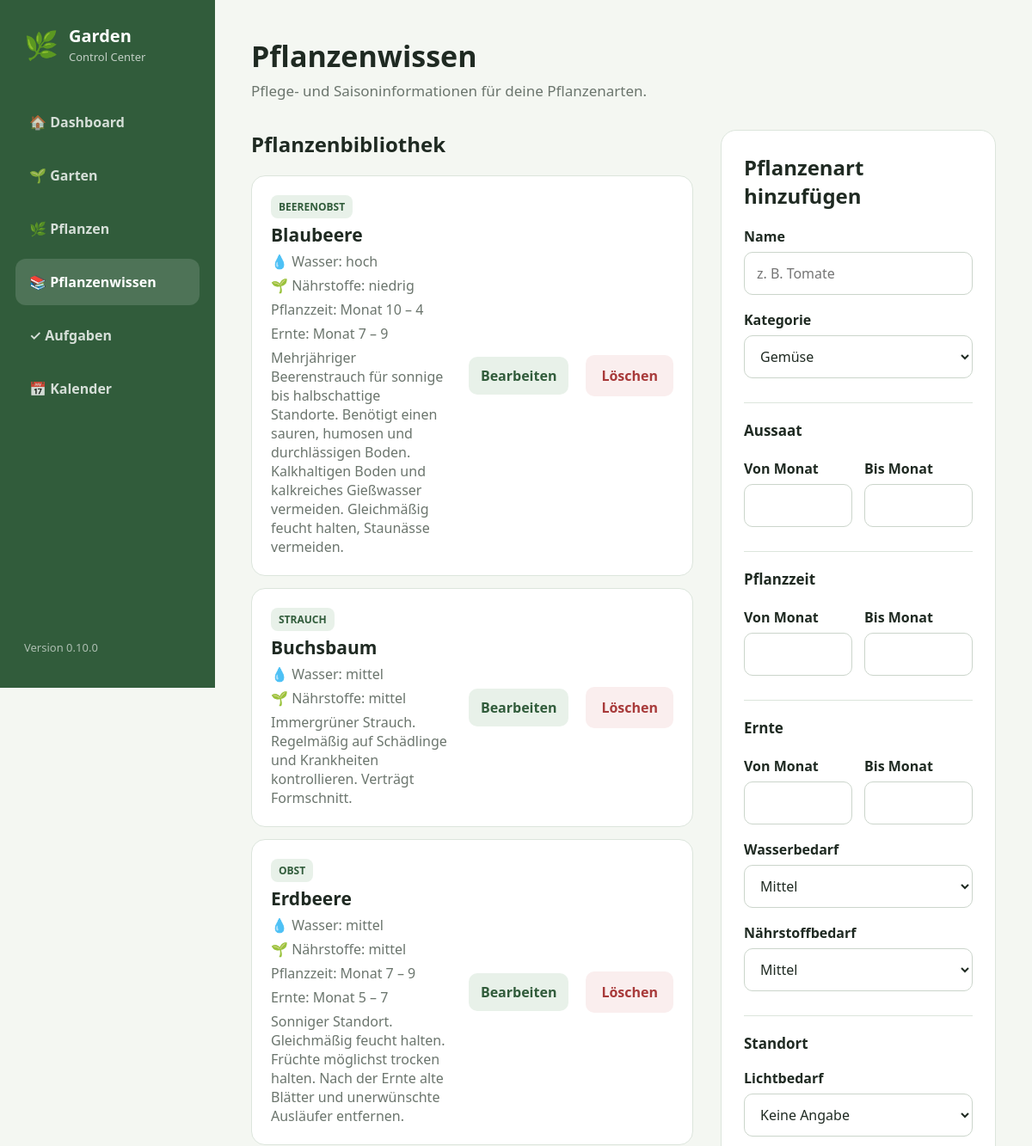
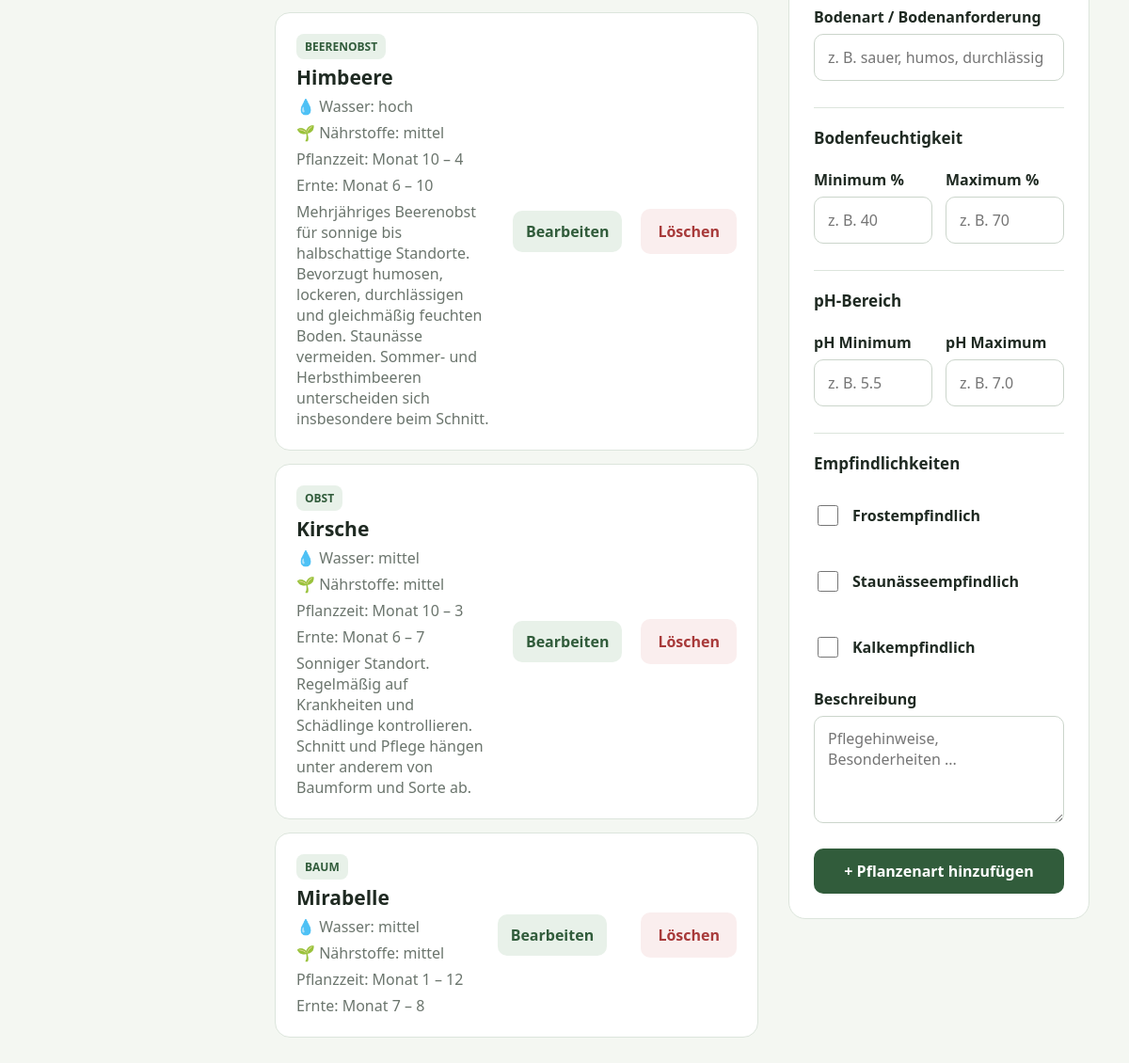
The app's page /plant-library with its own data (2 pictures, top to bottom).
### app/models/plant_species.py (models this page shows)
class PlantSpecies(Base):
    __tablename__ = "plant_species"
    id: Mapped[int] = mapped_column(
        Integer,
        primary_key=True,
        index=True,
    )
    name: Mapped[str] = mapped_column(
        String(100),
        nullable=False,
        unique=True,
    )
    category: Mapped[str] = mapped_column(
        String(50),
        nullable=False,
    )
    sowing_start: Mapped[int | None] = mapped_column(
        Integer,
        nullable=True,
    )
    sowing_end: Mapped[int | None] = mapped_column(
        Integer,
        nullable=True,
    )
    planting_start: Mapped[int | None] = mapped_column(
        Integer,
        nullable=True,
    )
    planting_end: Mapped[int | None] = mapped_column(
        Integer,
        nullable=True,
    )
    harvest_start: Mapped[int | None] = mapped_column(
        Integer,
        nullable=True,
    )
    harvest_end: Mapped[int | None] = mapped_column(
        Integer,
        nullable=True,
    )
    water_need: Mapped[str] = mapped_column(
        String(20),
        default="mittel",
        nullable=False,
    )
    nutrient_need: Mapped[str] = mapped_column(
        String(20),
        default="mittel",
        nullable=False,
    )
    light_requirement: Mapped[str | None] = mapped_column(
        String(30),
        nullable=True,
    )
    soil_type: Mapped[str | None] = mapped_column(
        String(100),
        nullable=True,
    )
    soil_moisture_min: Mapped[float | None] = mapped_column(
        Float,
        nullable=True,
    )
    soil_moisture_max: Mapped[float | None] = mapped_column(
        Float,
        nullable=True,
    )
    soil_ph_min: Mapped[float | None] = mapped_column(
        Float,
        nullable=True,
    )
    soil_ph_max: Mapped[float | None] = mapped_column(
        Float,
        nullable=True,
    )
    frost_sensitive: Mapped[bool] = mapped_column(
        Boolean,
        default=False,
        nullable=False,
    )
    waterlogging_sensitive: Mapped[bool] = mapped_column(
        Boolean,
        default=False,
        nullable=False,
    )
    lime_sensitive: Mapped[bool] = mapped_column(
        Boolean,
        default=False,
        nullable=False,
    )
    description: Mapped[str | None] = mapped_column(
        Text,
        nullable=True,
    )
    created_at: Mapped[datetime] = mapped_column(
        DateTime,
        default=datetime.now,
    )
    plants: Mapped[list["Plant"]] = relationship(
        back_populates="species",
    )
    care_rules: Mapped[list["CareRule"]] = relationship(
        back_populates="species",
    )

### app/routers/plant_library.py (the view)
@router.get("/plant-library", response_class=HTMLResponse)
async def plant_library(
    request: Request,
    db: Session = Depends(get_db),
):
    species = (
        db.query(PlantSpecies)
        .order_by(PlantSpecies.name)
        .all()
    )
    return templates.TemplateResponse(
        request=request,
        name="plant_library.html",
        context={
            "page": "plant_library",
            "app_name": APP_NAME,
            "version": APP_VERSION,
            "species": species,
        },
    )

### app/templates/plant_library.html (shortened to what this page needs)
{% extends "base.html" %}
{% block content %}
<header class="page-header">
            <div>
                <h1>Pflanzenwissen</h1>
                <p>
                    Pflege- und Saisoninformationen für
                    deine Pflanzenarten.
                </p>
            </div>
        </header>
        <section class="two-column">
            <div>
                <h2>Pflanzenbibliothek</h2>
                {% if species %}
                <div class="area-list">
                    {% for item in species %}
                    <article class="area-card">
                        <div class="area-info">
                            <span class="area-type">
                                {{ item.category }}
                            </span>
                            <h3>
                                {{ item.name }}
                            </h3>
                            <p>
                                💧 Wasser:
                                {{ item.water_need }}
                            </p>
                            <p>
                                🌱 Nährstoffe:
                                {{ item.nutrient_need }}
                            </p>
                            {% if item.planting_start %}
                            <p>
                                Pflanzzeit:
                                Monat {{ item.planting_start }}
                                –
                                {{ item.planting_end }}
                            </p>
                            {% endif %}
                            {% if item.harvest_start %}
                            <p>
                                Ernte:
                                Monat {{ item.harvest_start }}
                                –
                                {{ item.harvest_end }}
                            </p>
                            {% endif %}
                            {% if item.description %}
                            <p>
                                {{ item.description }}
                            </p>
                            {% endif %}
                        </div>
                        <a
                            href="/plant-library/{{ item.id }}/edit"
                            class="secondary-button"
                        >
                            Bearbeiten
                        </a>
                        <form
                            method="post"
                            action="/plant-library/{{ item.id }}/delete"
                            onsubmit="return confirm('Pflanzenart wirklich löschen?');"
                        >
                            <button
                                type="submit"
                                class="danger-button"
                            >
                                Löschen
                            </button>
                        </form>
                    </article>
                    {% endfor %}
                </div>
                {% endif %}
            </div>
            <div>
                <div class="form-card">
                    <h2>
                        Pflanzenart hinzufügen
                    </h2>
                    <form
                        method="post"
                        action="/plant-library"
                    >
                        <label>Name</label>
                        <input
                            name="name"
                            type="text"
                            placeholder="z. B. Tomate"
                            required
                        >
                        <label>Kategorie</label>
                        <select name="category">
                            <option>Gemüse</option>
                        </select>
                        <h3 class="form-section-title">
                            Aussaat
                        </h3>
                        <div class="form-row">
                            <div>
                                <label>Von Monat</label>
                                <input
                                    name="sowing_start"
                                    type="number"
                                    min="1"
                                    max="12"
                                >
                            </div>
                            <div>
                                <label>Bis Monat</label>
                                <input
                                    name="sowing_end"
                                    type="number"
                                    min="1"
                                    max="12"
                                >
                            </div>
                        </div>
                        <h3 class="form-section-title">
                            Pflanzzeit
                        </h3>
                        <div class="form-row">
                            <div>
                                <label>Von Monat</label>
                                <input
                                    name="planting_start"
                                    type="number"
                                    min="1"
                                    max="12"
                                >
                            </div>
                            <div>
                                <label>Bis Monat</label>
                                <input
                                    name="planting_end"
                                    type="number"
                                    min="1"
                                    max="12"
                                >
                            </div>
                        </div>
                        <h3 class="form-section-title">
                            Ernte
                        </h3>
                        <div class="form-row">
                            <div>
                                <label>Von Monat</label>
                                <input
                                    name="harvest_start"
                                    type="number"
                                    min="1"
                                    max="12"
                                >
                            </div>
                            <div>
                                <label>Bis Monat</label>
                                <input
                                    name="harvest_end"
                                    type="number"
                                    min="1"
                                    max="12"
                                >
                            </div>
                        </div>
                        <label>Wasserbedarf</label>
                        <select name="water_need">
                            <option value="mittel" selected>Mittel</option>
                        </select>
                        <label>Nährstoffbedarf</label>
                        <select name="nutrient_need">
                            <option value="mittel" selected>Mittel</option>
                        </select>
                        <h3 class="form-section-title">
                            Standort
                        </h3>
                        <label>
                            Lichtbedarf
                        </label>
                        <select name="light_requirement">
                            <option value="">
                                Keine Angabe
                            </option>
                        </select>
                        <label>
                            Bodenart / Bodenanforderung
                        </label>
                        <input
                            type="text"
                            name="soil_type"
                            placeholder="z. B. sauer, humos, durchlässig"
                        >
                        <h3 class="form-section-title">
                            Bodenfeuchtigkeit
                        </h3>
                        <div class="form-row">
                            <div>
                                <label>
                                    Minimum %
                                </label>
                                <input
                                    type="number"
                                    name="soil_moisture_min"
                                    min="0"
                                    max="100"
                                    step="0.1"
                                    placeholder="z. B. 40"
                                >
                            </div>
                            <div>
                                <label>
                                    Maximum %
                                </label>
                                <input
                                    type="number"
                                    name="soil_moisture_max"
                                    min="0"
                                    max="100"
                                    step="0.1"
                                    placeholder="z. B. 70"
                                >
                            </div>
                        </div>
                        <h3 class="form-section-title">
                            pH-Bereich
                        </h3>
                        <div class="form-row">
                            <div>
                                <label>
                                    pH Minimum
                                </label>
                                <input
                                    type="number"
                                    name="soil_ph_min"
                                    min="0"
                                    max="14"
                                    step="0.1"
                                    placeholder="z. B. 5.5"
                                >
                            </div>
                            <div>
                                <label>
                                    pH Maximum
                                </label>
                                <input
                                    type="number"
                                    name="soil_ph_max"
                                    min="0"
                                    max="14"
                                    step="0.1"
                                    placeholder="z. B. 7.0"
                                >
                            </div>
                        </div>
                        <h3 class="form-section-title">
                            Empfindlichkeiten
                        </h3>
                        <label class="checkbox-label">
                            <input
                                name="frost_sensitive"
                                type="checkbox"
                                value="true"
                            >
                            Frostempfindlich
                        </label>
                        <label class="checkbox-label">
                            <input
                                name="waterlogging_sensitive"
                                type="checkbox"
                                value="true"
                            >
                            Staunässeempfindlich
                        </label>
                        <label class="checkbox-label">
                            <input
                                name="lime_sensitive"
                                type="checkbox"
                                value="true"
                            >
                            Kalkempfindlich
                        </label>
                        <label>Beschreibung</label>
                        <textarea
                            name="description"
                            rows="4"
                            placeholder="Pflegehinweise, Besonderheiten ..."
                        ></textarea>
                        <button
                            type="submit"
                            class="primary-button"
                        >
                            + Pflanzenart hinzufügen
                        </button>
                    </form>
                </div>
            </div>
        </section>
{% endblock %}

### records on screen
PlantSpecies: category "BEERENOBST", name "Blaubeere", water_need "hoch", nutrient_need "niedrig", planting_start "10", planting_end "4", harvest_start "7", harvest_end "9", description "Mehrjähriger Beerenstrauch für sonnige bis halbschattige Standorte. Benötigt einen sauren, humosen und durchlässigen Boden. Kalkhaltigen Boden und kalkreiches Gießwasser vermeiden. Gleichmäßig feucht halten, Staunässe vermeiden."
PlantSpecies: category "STRAUCH", name "Buchsbaum", water_need "mittel", nutrient_need "mittel", description "Immergrüner Strauch. Regelmäßig auf Schädlinge und Krankheiten kontrollieren. Verträgt Formschnitt."
PlantSpecies: category "OBST", name "Erdbeere", water_need "mittel", nutrient_need "mittel", planting_start "7", planting_end "9", harvest_start "5", harvest_end "7", description "Sonniger Standort. Gleichmäßig feucht halten. Früchte möglichst trocken halten. Nach der Ernte alte Blätter und unerwünschte Ausläufer entfernen."
PlantSpecies: category "BEERENOBST", name "Himbeere", water_need "hoch", nutrient_need "mittel", planting_start "10", planting_end "4", harvest_start "6", harvest_end "10", description "Mehrjähriges Beerenobst für sonnige bis halbschattige Standorte. Bevorzugt humosen, lockeren, durchlässigen und gleichmäßig feuchten Boden. Staunässe vermeiden. Sommer- und Herbsthimbeeren unterscheiden sich insbesondere beim Schnitt."
PlantSpecies: category "OBST", name "Kirsche", water_need "mittel", nutrient_need "mittel", planting_start "10", planting_end "3", harvest_start "6", harvest_end "7", description "Sonniger Standort. Regelmäßig auf Krankheiten und Schädlinge kontrollieren. Schnitt und Pflege hängen unter anderem von Baumform und Sorte ab."
PlantSpecies: category "BAUM", name "Mirabelle", water_need "mittel", nutrient_need "mittel", planting_start "1", planting_end "12", harvest_start "7", harvest_end "8"

### other values on screen
{{ version }} "0.10.0"
